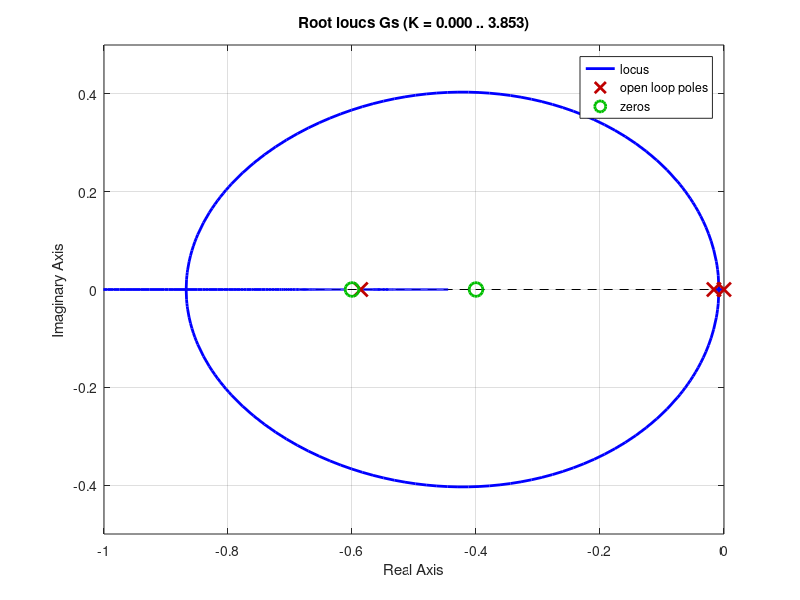

Write the MATLAB code that produced this figure. (Note: this script raises an error after producing the figure.)
close all
clc;
clear all
numerador = poly ([-0.4 -0.6]);
denominador = poly ([0 -0.0163 -0.5858]);
Gs = tf(numerador, denominador);
rlocus(Gs);
pos=(10);
z=-log(pos/100)/sqrt(pi^2+(log(pos/100))^2);
axis ([-1, 0, -0.5, 0.5]);
sgrid(z,0)
% title([ 'Root Locus with ' , num2str(pos) , ' Percent Overshoot Line' ])
[K1,p]=rlocfind(Gs);
% pause
mf=feedback(K1*Gs,1); %T is the closed-loop TF of the system
mf=minreal(mf);
step(mf);
axis ([0, 20, 0, 1.5]);
grid
